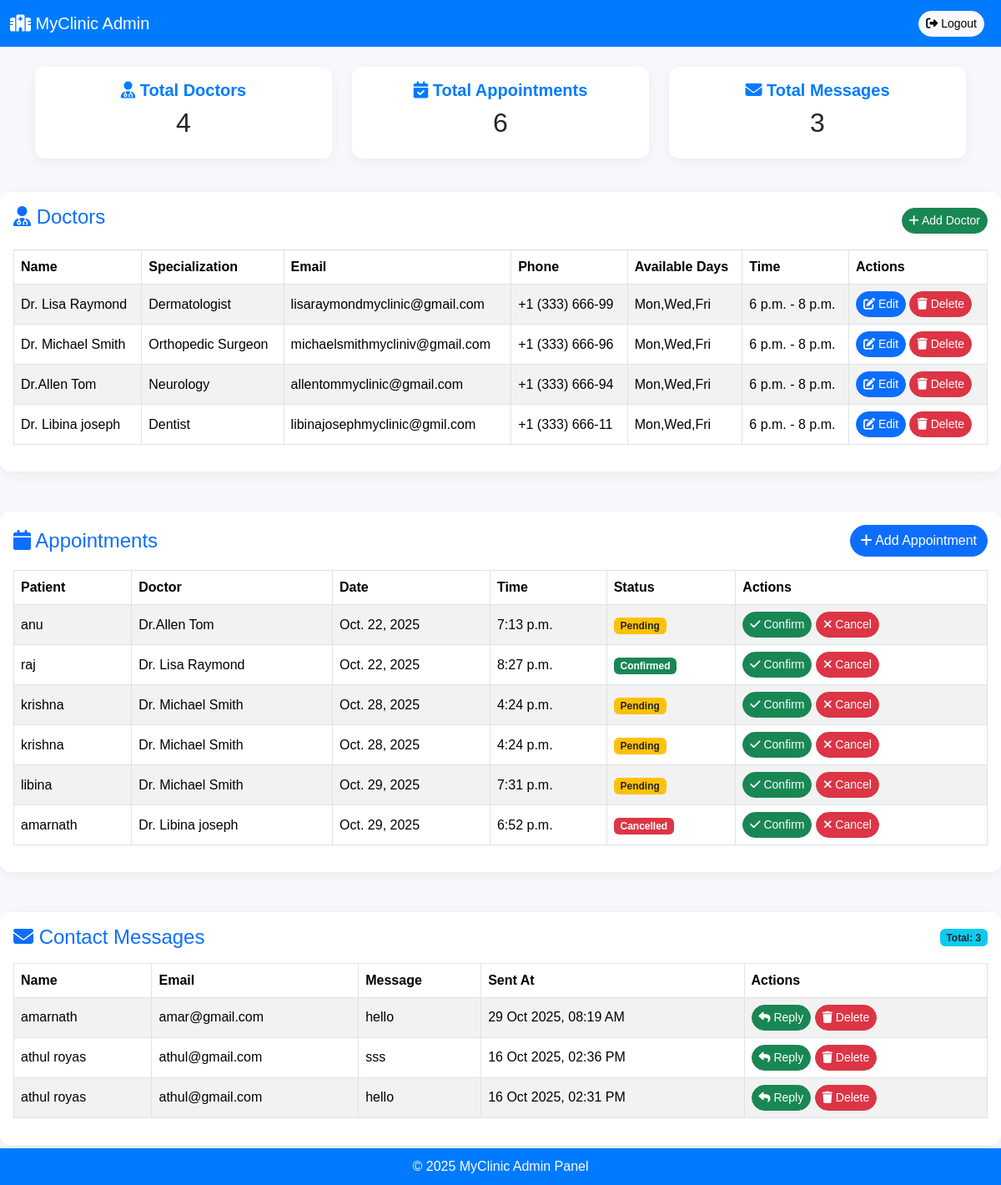
Page /admindashboard/ (signed in) on the committed database.
### home/models.py (models this page shows, shortened)
class Doctor(models.Model):
    name = models.CharField(max_length=100)
    specialization = models.CharField(max_length=100)
    email = models.EmailField()
    phone = models.CharField(max_length=15)
    available_days = models.CharField(max_length=100, help_text="Example: Mon, Wed, Fri")
    start_time = models.TimeField()
    end_time = models.TimeField()

class Appointment(models.Model):
    patient_name = models.CharField(max_length=100)
    patient_email = models.EmailField()
    patient_phone = models.CharField(max_length=15)
    doctor = models.ForeignKey(Doctor, on_delete=models.CASCADE)
    appointment_date = models.DateField()
    appointment_time = models.TimeField()
    message = models.TextField(blank=True, null=True)
    created_at = models.DateTimeField(auto_now_add=True)
    STATUS_CHOICES = [
        ('Pending', 'Pending'),
        ('Confirmed', 'Confirmed'),
        ('Cancelled', 'Cancelled'),
    ]
    status = models.CharField(max_length=10, choices=STATUS_CHOICES, default='Pending')

class ContactMessage(models.Model):
    name = models.CharField(max_length=100)
    email = models.EmailField()
    message = models.TextField()
    sent_at = models.DateTimeField(auto_now_add=True)

### home/views.py (the view)
# urls.py: path('admindashboard/', views.admindashboardfn, name='admin_dashboard'),
@login_required(login_url='/login')
def admindashboardfn(request):
    doctors = Doctor.objects.all()
    appointments = Appointment.objects.all()
    contact_messages = ContactMessage.objects.all().order_by('-sent_at')
    total_doctors = doctors.count()
    total_appointments = appointments.count()
    total_messages = contact_messages.count()
    context = {
        'doctors': doctors,
        'appointments': appointments,
        'contact_messages': contact_messages,
        'total_doctors': total_doctors,
        'total_appointments': total_appointments,
        'total_messages': total_messages,
    }
    return render(request, 'admin_dashboard.html', context)

### home/templates/admin_dashboard.html (shortened to what this page needs)
 {% load static %}
<!DOCTYPE html>
<html lang="en">
<head>
  <link href="https://cdn.jsdelivr.net/npm/bootstrap@5.3.2/dist/css/bootstrap.min.css" rel="stylesheet">
  <link href="https://cdnjs.cloudflare.com/ajax/libs/font-awesome/6.5.0/css/all.min.css" rel="stylesheet">
</head>
<body>
  <nav class="navbar navbar-expand-lg navbar-dark">
    <div class="container-fluid">
      <a class="navbar-brand" href="#"><i class="fa-solid fa-hospital"></i> MyClinic Admin</a>
      <div class="d-flex">
        <a href="{% url 'logout' %}" class="btn btn-light btn-sm me-2">
          <i class="fa-solid fa-right-from-bracket"></i> Logout
        </a>
      </div>
    </div>
  </nav>
<div class="container mt-4">
  <div class="row text-center mb-4 justify-content-center">
    <div class="col-md-4 mb-3">
      <div class="card p-3">
        <h5><i class="fa-solid fa-user-doctor"></i> Total Doctors</h5>
        <h2>{{ total_doctors }}</h2>
      </div>
    </div>
    <div class="col-md-4 mb-3">
      <div class="card p-3">
        <h5><i class="fa-solid fa-calendar-check"></i> Total Appointments</h5>
        <h2>{{ total_appointments }}</h2>
      </div>
    </div>
    <div class="col-md-4 mb-3">
      <div class="card p-3">
        <h5><i class="fa-solid fa-envelope"></i> Total Messages</h5>
        <h2>{{ total_messages }}</h2>
      </div>
    </div>
  </div>
</div>
    <div class="card mb-5">
      <div class="card-body">
        <div class="d-flex justify-content-between align-items-center mb-3">
          <h4 class="text-primary"><i class="fa-solid fa-user-md"></i> Doctors</h4>
          <button class="btn btn-success btn-sm" data-bs-toggle="modal" data-bs-target="#addDoctorModal">
            <i class="fa-solid fa-plus"></i> Add Doctor
          </button>
        </div>
        <table class="table table-bordered table-striped align-middle">
          <thead>
            <tr>
              <th>Name</th>
              <th>Specialization</th>
              <th>Email</th>
              <th>Phone</th>
              <th>Available Days</th>
              <th>Time</th>
              <th>Actions</th>
            </tr>
          </thead>
          <tbody>
            {% for doctor in doctors %}
            <tr>
              <td>{{ doctor.name }}</td>
              <td>{{ doctor.specialization }}</td>
              <td>{{ doctor.email }}</td>
              <td>{{ doctor.phone }}</td>
              <td>{{ doctor.available_days }}</td>
              <td>{{ doctor.start_time }} - {{ doctor.end_time }}</td>
              <td>
                <a href="{% url 'edit_doctor' doctor.id %}" class="btn btn-sm btn-primary">
                  <i class="fa-solid fa-pen-to-square"></i> Edit
                </a>
                <a href="{% url 'delete_doctor' doctor.id %}" class="btn btn-sm btn-danger"
                   onclick="return confirm('Are you sure you want to delete this doctor?')">
                  <i class="fa-solid fa-trash"></i> Delete
                </a>
              </td>
            </tr>
            {% empty %}
            <tr>
              <td colspan="7" class="text-center">No doctors available.</td>
            </tr>
            {% endfor %}
          </tbody>
        </table>
      </div>
    </div>
<div class="card mb-5">
  <div class="card-body">
    <div class="d-flex justify-content-between align-items-center mb-3">
      <h4 class="text-primary mb-0">
        <i class="fa-solid fa-calendar"></i> Appointments
      </h4>
      <button class="btn btn-primary" data-bs-toggle="modal" data-bs-target="#addAppointmentModal">
        <i class="fa-solid fa-plus"></i> Add Appointment
      </button>
    </div>
        <table class="table table-bordered table-striped align-middle">
          <thead>
            <tr>
              <th>Patient</th>
              <th>Doctor</th>
              <th>Date</th>
              <th>Time</th>
              <th>Status</th>
              <th>Actions</th>
            </tr>
          </thead>
          <tbody>
            {% for appt in appointments %}
            <tr>
              <td>{{ appt.patient_name }}</td>
              <td>{{ appt.doctor.name }}</td>
              <td>{{ appt.appointment_date }}</td>
              <td>{{ appt.appointment_time }}</td>
              <td>
                <span class="badge
                  {% if appt.status == 'Confirmed' %}bg-success
                  {% elif appt.status == 'Cancelled' %}bg-danger
                  {% else %}bg-warning text-dark{% endif %}">
                  {{ appt.status }}
                </span>
              </td>
              <td>
                <a href="{% url 'confirm_appointment' appt.id %}" class="btn btn-sm btn-success">
                  <i class="fa-solid fa-check"></i> Confirm
                </a>
                <a href="{% url 'cancel_appointment' appt.id %}" class="btn btn-sm btn-danger">
                  <i class="fa-solid fa-xmark"></i> Cancel
                </a>
              </td>
            </tr>
            {% empty %}
            <tr>
              <td colspan="6" class="text-center">No appointments found.</td>
            </tr>
            {% endfor %}
          </tbody>
        </table>
      </div>
    </div>
<div class="card mb-5">
  <div class="card-body">
    <div class="d-flex justify-content-between align-items-center mb-3">
      <h4 class="text-primary mb-0">
        <i class="fa-solid fa-envelope"></i> Contact Messages
      </h4>
      <span class="badge bg-info text-dark">
        Total: {{ contact_messages|length }}
      </span>
    </div>
    <table class="table table-bordered table-striped align-middle">
      <thead>
        <tr>
          <th>Name</th>
          <th>Email</th>
          <th>Message</th>
          <th>Sent At</th>
          <th>Actions</th>
        </tr>
      </thead>
      <tbody>
        {% for msg in contact_messages %}
        <tr>
          <td>{{ msg.name }}</td>
          <td>{{ msg.email }}</td>
          <td style="max-width: 300px; white-space: pre-wrap;">{{ msg.message }}</td>
          <td>{{ msg.sent_at|date:"d M Y, h:i A" }}</td>
          <td>
            <a href="mailto:{{ msg.email }}" class="btn btn-sm btn-success">
              <i class="fa-solid fa-reply"></i> Reply
            </a>
            <a href="{% url 'delete_message' msg.id %}"
               class="btn btn-sm btn-danger"
               onclick="return confirm('Are you sure you want to delete this message?');">
              <i class="fa-solid fa-trash"></i> Delete
            </a>
          </td>
        </tr>
        {% empty %}
        <tr>
          <td colspan="5" class="text-center">No contact messages received yet.</td>
        </tr>
        {% endfor %}
      </tbody>
    </table>
  </div>
</div>
  <div class="footer">
    &copy; 2025 MyClinic Admin Panel
  </div>
</body>
</html>

### home/templates/admin_dashboard.html (style rules this page uses)
body { background-color: #f6f8fb; font-family: "Poppins", sans-serif; }
.navbar { background-color: #007bff; }
.navbar-brand, .nav-link, .navbar-text { color: #fff !important; }
.card { border: none; border-radius: 12px; box-shadow: 0 4px 15px rgba(0,0,0,0.05); }
.card h5 { color: #007bff; font-weight: 600; }
.table thead { background-color: #007bff; color: #fff; }
.btn { border-radius: 20px; }
.footer { background-color: #007bff; color: #fff; text-align: center; padding: 10px; position: fixed; bottom: 0; width: 100%; }

### rows in the picture
Doctor: name "Dr. Lisa Raymond", specialization "Dermatologist", email "lisaraymondmyclinic@gmail.com", phone "+1 (333) 666-99", available_days "Mon,Wed,Fri", start_time "6 p.m.", end_time "8 p.m."
Doctor: name "Dr. Michael Smith", specialization "Orthopedic Surgeon", email "michaelsmithmycliniv@gmail.com", phone "+1 (333) 666-96", available_days "Mon,Wed,Fri", start_time "6 p.m.", end_time "8 p.m."
Doctor: name "Dr.Allen Tom", specialization "Neurology", email "allentommyclinic@gmail.com", phone "+1 (333) 666-94", available_days "Mon,Wed,Fri", start_time "6 p.m.", end_time "8 p.m."
Doctor: name "Dr. Libina joseph", specialization "Dentist", email "libinajosephmyclinic@gmil.com", phone "+1 (333) 666-11", available_days "Mon,Wed,Fri", start_time "6 p.m.", end_time "8 p.m."
Appointment: patient_name "anu", doctor.name "Dr.Allen Tom", appointment_date "Oct. 22, 2025", appointment_time "7:13 p.m.", status "Pending"
Appointment: patient_name "raj", doctor.name "Dr. Lisa Raymond", appointment_date "Oct. 22, 2025", appointment_time "8:27 p.m.", status "Confirmed"
Appointment: patient_name "krishna", doctor.name "Dr. Michael Smith", appointment_date "Oct. 28, 2025", appointment_time "4:24 p.m.", status "Pending"
Appointment: patient_name "krishna", doctor.name "Dr. Michael Smith", appointment_date "Oct. 28, 2025", appointment_time "4:24 p.m.", status "Pending"
Appointment: patient_name "libina", doctor.name "Dr. Michael Smith", appointment_date "Oct. 29, 2025", appointment_time "7:31 p.m.", status "Pending"
Appointment: patient_name "amarnath", doctor.name "Dr. Libina joseph", appointment_date "Oct. 29, 2025", appointment_time "6:52 p.m.", status "Cancelled"
ContactMessage: name "amarnath", email "amar@gmail.com", message "hello", sent_at "29 Oct 2025, 08:19 AM"
ContactMessage: name "athul royas", email "athul@gmail.com", message "sss", sent_at "16 Oct 2025, 02:36 PM"
ContactMessage: name "athul royas", email "athul@gmail.com", message "hello", sent_at "16 Oct 2025, 02:31 PM"

### other values in the picture
{{ total_doctors }} "4"
{{ total_appointments }} "6"
{{ total_messages }} "3"
{{ contact_messages|length }} "3"
